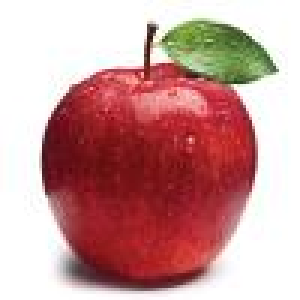
#> input picture Monochrome/Images/apple.jpg, 100 x 100 px (shown 3 times larger); its folder holds only this picture in this run
$ python JPEGConverter.py
#> lines starting #> are read from the running program, lines starting #| are printed output that depends on the picture
### Monochrome/utils.py
import os

def safe_mkdir(dir_path):
    '''
    Purpose: Checks whether the directory exists at dir_path. If it does not exist, then the directory is created.
    '''
    if os.path.isdir(dir_path):
        pass
    else:
        os.mkdir(dir_path)

def get_all_files(dir_path, file_ext=None):
    '''
    Purpose: Gets the full paths of all files in the directory specified.
    Inputs: dir_path: <String>
            file_ext: <String>
    Returns: A <List> of <Strings>. Each string is the full path of each file in the directory
    '''
    files_fullpath = []
    for file in os.listdir(dir_path):
        if file_ext:
            if file.endswith(file_ext):
                files_fullpath.append(os.path.join(dir_path, file))
        else:
            files_fullpath.append(os.path.join(dir_path, file))
    return files_fullpath

### Monochrome/JPEGConverter.py
from PIL import Image, ImageFont, ImageDraw
import numpy as np
import string
import os
import json
from utils import safe_mkdir, get_all_files
from yattag import Doc


class Buckets(object):
    def __init__(self, num_buckets, symbols=None, reverse=False):
        '''
        Purpose: Creates the buckets and sorts the symbol set.
        Inputs: num_buckets [INT]: number of buckets
                symbols [LIST] of [STRINGS]: symbol set
                reverse [BOOLEAN]: if False, inverts the colour scheme. Defaults to False
        '''
        self.num_buckets = num_buckets
        self.min_value = 0
        self.max_value = 255
        self.reverse = reverse

        #Set of symbols to use
        if symbols==None:
            self.symbols = list(string.printable)
            self.symbols = [x for x in self.symbols if x not in ['_', '\t', '\n', '\r', '\f', '\u000b']]
        else:
            self.symbols = symbols
        assert self.num_buckets <= len(self.symbols), 'Number of buckets is greater than the number of characters available in the specified symbol set.'

        #Generates sorted symbol set. (new or from .JSON file)
        self.json_file_name = 'dump.JSON'
        self.json_file_path = './data/{}'.format(self.json_file_name)
        if os.path.exists('./data') and os.path.isfile(self.json_file_path):
            print('\n(BUCKET) An existing .JSON file was found. Reading in data now.')
            with open(self.json_file_path, 'r') as f:
                data = json.load(f)
            if set(self.symbols).issubset(data['original_symbol_list']):
                print('(BUCKET) Symbol set in .JSON file matches with specified symbol set.\n(BUCKET) Using saved symbol set in .JSON file')
                self.symbols = data['sorted_symbols']
            else:
                print('(BUCKET) Symbol set in .JSON file does not match with specified symbol set.')
                print('\n(BUCKET) New symbol set being generated...')
                self.symbols = self._sort_symbols()
        else:
            print('(BUCKET) New symbol set being generated...')
            self.symbols = self._sort_symbols()

        #Generates the starting values of each bucket
        self.buckets = np.linspace(self.min_value, self.max_value, num=self.num_buckets, endpoint=False, dtype=np.int32)
        #Generates the indices of the symbols to be used (in self.symbols)
        self.buckets_symbols_index = np.linspace(1, len(self.symbols), num=self.num_buckets, dtype=np.int32)-1
        self.used_symbols = [self.symbols[i] for i in self.buckets_symbols_index]

    def _sort_symbols(self):
        '''
        Purpose: Sorts self.symbols in order of increasing intensity (how many pixels each symbol occupies)
                 This function also creates a .JSON file that saves the intensity values of the symbols in self.symbols, as well as the sorted list of symbols.
        Note:The default font type used is Arial, font size = 100. There is no option to change this font type.
        Returns: sorted [LIST] of symbols
        '''
        helvetica = ImageFont.truetype('Arial.ttf', 100)
        def _draw_symbol(symbol):
            img = Image.new('RGB', (100,100), 'white')
            draw = ImageDraw.Draw(img)
            draw.text((0,0), symbol, font=helvetica, fill='#000000')
            return img

        def _count_black_pixels(img):
            pixels = list(img.getdata())
            return len(list(filter(lambda rgb: sum(rgb)==0, pixels)))

        #Creates list of sorted symbols
        symbol_store = []
        for symbol in self.symbols:
            symbol_store.append((symbol, _count_black_pixels(_draw_symbol(symbol))))
#> after the loop, symbol_store = 94 items, first 6: ('0', 1427), ('1', 1037), ('2', 1196), ('3', 1193), ('4', 1331), ('5', 1270)
        sorted_symbols = [s[0] for s in sorted(symbol_store, key=lambda x: x[1], reverse=self.reverse)]
#> sorted_symbols = 94 items, first 6: 'W', 'M', '@', 'B', 'N', 'D'

        #Creates and saves .JSON file
        json_dump = {'original_symbol_list': self.symbols,
                     'intensity_values_unsorted': symbol_store,
                     'sorted_symbols': sorted_symbols}
        safe_mkdir('./data')
        with open('./data/{}'.format(self.json_file_name), 'w') as f:
            json.dump(json_dump, f)

        return sorted_symbols

    def get_bucketed_symbols(self):
        return self.used_symbols

    def get_buckets(self):
        return self.buckets


class JPEGtoASCII(object):
    def __init__(self, image_path, num_buckets, save_file_name, h_stretch=1.5, save_file_path_html='.', save_file_path_txt = '.', html_line_height = 0.05, html_font_size = 1, max_size=(100, 300), symbols=None, reverse=False):
        '''
        Purpose: Converts a JPEG file provided at image_path into an ASCII text object

        Inputs: image_path [STRING]: path to JPEG file
                num_buckets [INT]: number of buckets to bin colour values of pixels in JPEG image
                save_file_path_txt [STRING]: path to directory containing the generated ASCII text files
                                         (defaults to the current directory)
                save_file_path_html [STRING]: path to directory containing the generated ASCII html files (defaults to the current directory)
                save_file_name [STRING]: name of ASCII .txt file generated
                h_stretch [FLOAT]: determines by what factor the image is stretched horizontally
                max_size [TUPLE]: (max_width, max_height) to ensure that the generated ASCII text files
                                  can fit inside the screen
                symbols [LIST] of [STRINGS]: list containing all character symbols (symbol set)
                html_line_height [FLOAT]: sets the line_height for the html files (the smaller, the more detail)
                html_font_size [INT]: sets the font_size for the html files (the smaller, the more detail)
                reverse [BOOLEAN]: if False, inverts the colour scheme. Defaults to False.
        '''
        #Bucket Attribtues
        self.bucket_obj = Buckets(num_buckets, symbols, reverse)
#> in __init__, `self.buckets_symbols_index = np.linspace(1, len(self.symbols), num=sel..`: self.buckets_symbols_index = 80 values from 0 to 93
#> in __init__, `self.used_symbols = [self.symbols[i] for i in self.buckets_symbols_ind..`: self.used_symbols = 80 items, first 6: 'W', 'M', '@', 'B', 'N', 'D'
        self.used_symbols = self.bucket_obj.get_bucketed_symbols()
        self.buckets = self.bucket_obj.get_buckets()

        #Image Attributes
        self.image_path = image_path
        self.img = Image.open(image_path).convert('L') #convert image to Black and White
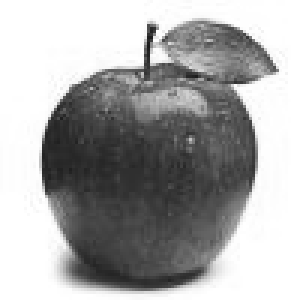
#> self.img: PIL image 100x100 L (shown 3 times larger); min 25, max 255, mean 168.7
        self.img_height = self.img.height
#> self.img_height = 100
        self.img_width = self.img.width
#> self.img_width = 100
        self.max_size = max_size

        #Miscellaneous Attribtues
        self.save_file_path_txt = save_file_path_txt
        self.save_file_path_html = save_file_path_html
        self.save_file_name = save_file_name
        self.html_line_height = html_line_height
        self.html_font_size = html_font_size
        self.h_stretch = h_stretch
        self.resize_ratio = min(self.max_size[0]/self.img_width, self.max_size[1]/self.img_height)
#> self.resize_ratio = 3
        self.resized_width = int(self.resize_ratio*self.img_width*self.h_stretch)
#> self.resized_width = 450
        self.resized_height = int(self.resize_ratio*self.img_height)
#> self.resized_height = 300
        self.resized_size = (self.resized_width, self.resized_height)
#> self.resized_size = (450, 300)

    def convert_to_ascii(self):
        #Converts image to appropriate size
        self.img = self.img.resize(self.resized_size, Image.BICUBIC)
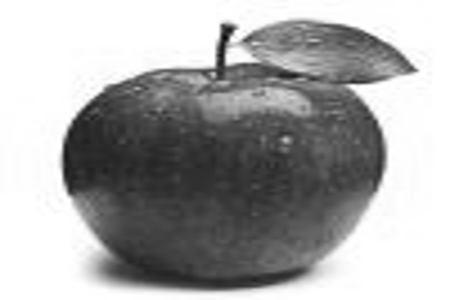
#> self.img: PIL image 450x300 L; min 6, max 255, mean 168.7

        self.ascii_img = [[] for row in range(self.resized_height)] #index into ascii_img[row][column]
        pixels = list(self.img.getdata())
#> pixels = 135000 items
        # self.ascii_img = [pixels[(i*self.img_width):((i+1)*self.img_width)] for i in range(self.img_height)] #index into ascii_img[row][column]

        for index, pixel in enumerate(pixels):
            row = int(index/self.resized_width)
            bucket_index = np.digitize(pixel, self.buckets) - 1
            symbol_to_append = self.used_symbols[bucket_index]
            self.ascii_img[row].append(symbol_to_append)

    def print_img_to_console(self):
        for row in self.ascii_img:
            for pixel in row:
                print(pixel, end = '')
            print('\n')

    def save_to_file(self):
        ascii_img_str = []
        for row in self.ascii_img:
            ascii_img_str.append(''.join(row)+'\n')
        with open(os.path.join(self.save_file_path_txt, self.save_file_name+'.txt'), 'w') as f:
            for row_str in ascii_img_str:
                f.write(row_str)

    def save_as_html(self):
        #Initialisation of yattag module
        doc, tag, text = Doc().tagtext()

        #Parsing symbols
        for row in self.ascii_img:
            with tag('pre', color = "#000000", style='white-space:PRE;line-height:{};font-size:{}px'.format(self.html_line_height, self.html_font_size)):
                text(''.join(row))
        with open(os.path.join(self.save_file_path_html, self.save_file_name+'.html'), 'w') as f:
            f.write(doc.getvalue())


################################
########EXECUTE THE CODE########
################################
if __name__ == '__main__':

    #Set parameters
    num_buckets = 80
    h_stretch = 1.5
    max_size = (300,600)
    reverse = True
    symbols = None
    html_line_height = 0.2
    html_font_size = 5

    #Set directories
    save_file_path = './GeneratedASCII'
    save_file_path_txt = './GeneratedASCII/txt'
    save_file_path_html = './GeneratedASCII/html'
    image_src_dir = './Images'

    #Get ASCII text files
    safe_mkdir(save_file_path)
    safe_mkdir(save_file_path_txt)
    safe_mkdir(save_file_path_html)
    for image_path in get_all_files(image_src_dir, file_ext='.jpg'):
        file_name = os.path.splitext(os.path.basename(image_path))[0]
        image = JPEGtoASCII(image_path=image_path,
                            num_buckets=num_buckets,
                            save_file_name=file_name,
                            h_stretch=h_stretch,
                            save_file_path_html=save_file_path_html,
                            save_file_path_txt=save_file_path_txt,
                            html_font_size=html_font_size,
                            html_line_height=html_line_height,
                            max_size=max_size,
                            symbols=symbols,
                            reverse=reverse)
        image.convert_to_ascii()
        image.save_to_file()
        image.save_as_html()
#> (the call stopped at in save_as_html, `doc, tag, text = Doc().tagtext()`: yattag is not available in this run)


    #Unicode symbols
    # whitespace_int = [9, 10, 11, 12, 13, 32, 33, 160, 5760, 8192, 8193, 8194, 8195, 8196, 8197, 8198, 8199, 8200, 8201, 8202, 8232, 8233, 8239, 8287, 12288]
    # symbols = [chr(i) for i in range(500) if i not in whitespace_int]

$ run again, on Monochrome/Images/blackGradient.jpg
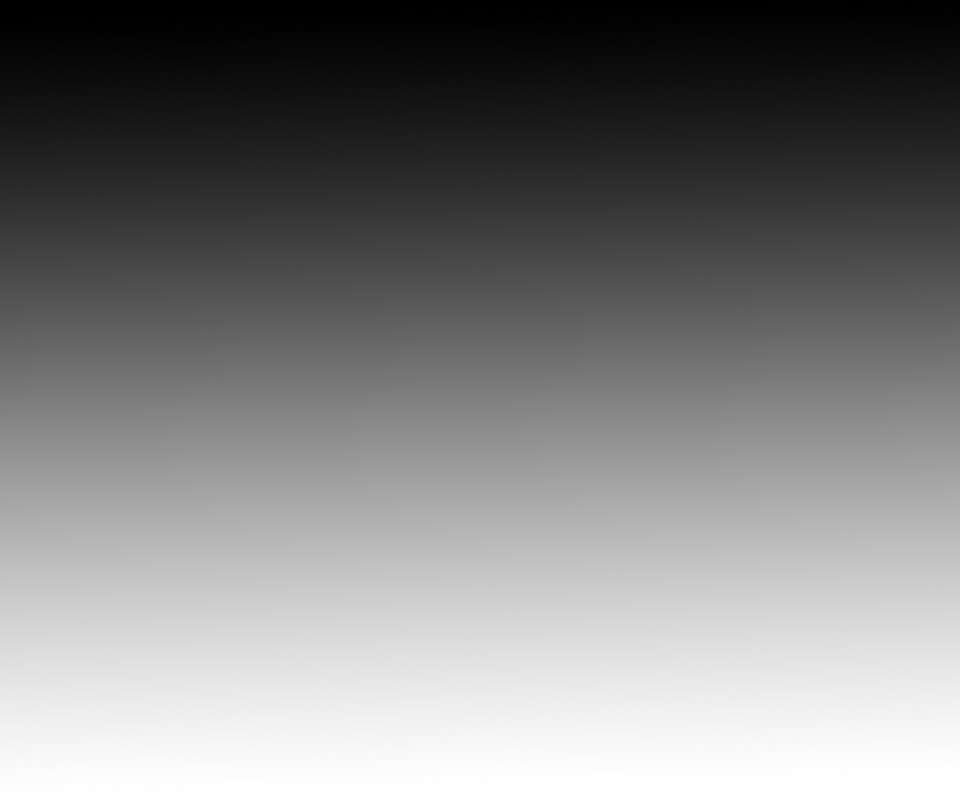
#> input picture Monochrome/Images/blackGradient.jpg, 1920 x 1600 px (shown at 1/2 size)
#> after the loop in _sort_symbols, `for symbol in self.symbols:`: symbol_store = 94 items, first 6: ('0', 1427), ('1', 1037), ('2', 1196), ('3', 1193), ('4', 1331), ('5', 1270)
#> sorted_symbols = 94 items, first 6: 'W', 'M', '@', 'B', 'N', 'D'
#> self.buckets_symbols_index = 80 values from 0 to 93
#> self.used_symbols = 80 items, first 6: 'W', 'M', '@', 'B', 'N', 'D'
#> in convert_to_ascii, `self.img = self.img.resize(self.resized_size, Image.BICUBIC)`:
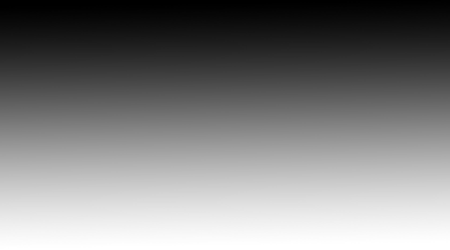
#> self.img: PIL image 450x250 L; min 0, max 255, mean 127.9
#> in convert_to_ascii, `pixels = list(self.img.getdata())`: pixels = 112500 items
